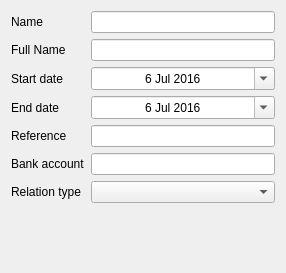
<?xml version="1.0" encoding="UTF-8"?>
<ui version="4.0">
 <class>LetterForm</class>
 <widget class="QWidget" name="LetterForm">
  <property name="geometry">
   <rect>
    <x>0</x>
    <y>0</y>
    <width>286</width>
    <height>273</height>
   </rect>
  </property>
  <property name="windowTitle">
   <string>Form</string>
  </property>
  <layout class="QFormLayout" name="formLayout">
   <item row="0" column="0">
    <widget class="QLabel" name="nameLabel">
     <property name="text">
      <string>Name</string>
     </property>
    </widget>
   </item>
   <item row="0" column="1">
    <widget class="QLineEdit" name="nameLineEdit">
     <property name="toolTip">
      <string/>
     </property>
     <property name="statusTip">
      <string/>
     </property>
     <property name="accessibleDescription">
      <string/>
     </property>
    </widget>
   </item>
   <item row="1" column="0">
    <widget class="QLabel" name="fullNameLabel">
     <property name="text">
      <string>Full Name</string>
     </property>
    </widget>
   </item>
   <item row="1" column="1">
    <widget class="QLineEdit" name="fullNameLineEdit"/>
   </item>
   <item row="2" column="0">
    <widget class="QLabel" name="startDateLabel">
     <property name="text">
      <string>Start date</string>
     </property>
    </widget>
   </item>
   <item row="2" column="1">
    <widget class="QDateEdit" name="startDateEdit">
     <property name="enabled">
      <bool>true</bool>
     </property>
     <property name="wrapping">
      <bool>false</bool>
     </property>
     <property name="frame">
      <bool>true</bool>
     </property>
     <property name="alignment">
      <set>Qt::AlignCenter</set>
     </property>
     <property name="dateTime">
      <datetime>
       <hour>0</hour>
       <minute>0</minute>
       <second>0</second>
       <year>2016</year>
       <month>7</month>
       <day>6</day>
      </datetime>
     </property>
     <property name="calendarPopup">
      <bool>true</bool>
     </property>
     <property name="date">
      <date>
       <year>2016</year>
       <month>7</month>
       <day>6</day>
      </date>
     </property>
    </widget>
   </item>
   <item row="3" column="0">
    <widget class="QLabel" name="endDateLabel">
     <property name="text">
      <string>End date</string>
     </property>
    </widget>
   </item>
   <item row="3" column="1">
    <widget class="QDateEdit" name="endDateEdit">
     <property name="enabled">
      <bool>true</bool>
     </property>
     <property name="wrapping">
      <bool>false</bool>
     </property>
     <property name="frame">
      <bool>true</bool>
     </property>
     <property name="alignment">
      <set>Qt::AlignCenter</set>
     </property>
     <property name="dateTime">
      <datetime>
       <hour>0</hour>
       <minute>0</minute>
       <second>0</second>
       <year>2016</year>
       <month>7</month>
       <day>6</day>
      </datetime>
     </property>
     <property name="calendarPopup">
      <bool>true</bool>
     </property>
     <property name="date">
      <date>
       <year>2016</year>
       <month>7</month>
       <day>6</day>
      </date>
     </property>
    </widget>
   </item>
   <item row="4" column="0">
    <widget class="QLabel" name="referenceLabel">
     <property name="text">
      <string>Reference</string>
     </property>
    </widget>
   </item>
   <item row="4" column="1">
    <widget class="QLineEdit" name="referenceLineEdit"/>
   </item>
   <item row="5" column="0">
    <widget class="QLabel" name="bankAccountLabel">
     <property name="text">
      <string>Bank account</string>
     </property>
    </widget>
   </item>
   <item row="5" column="1">
    <widget class="QLineEdit" name="bankAccountLineEdit"/>
   </item>
   <item row="6" column="0">
    <widget class="QLabel" name="typeLabel">
     <property name="text">
      <string>Relation type</string>
     </property>
    </widget>
   </item>
   <item row="6" column="1">
    <widget class="QComboBox" name="typeComboBox"/>
   </item>
  </layout>
 </widget>
 <resources/>
 <connections/>
</ui>
